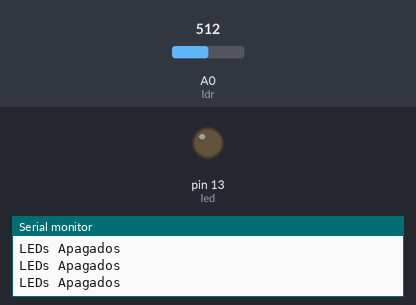
The sketch below on a simulated Arduino Uno, built with avr-gcc and run on an emulated ATmega328P. Parts: output pins drawn as LEDs (lit = HIGH), the last lines printed to the serial monitor. Inputs (shaded band) come from the test bench; at power-on: A0 (ldr) = 512.

Above: at 1.2 s.
1.3 s: A0 (ldr) set to 489
At 1.8 s:
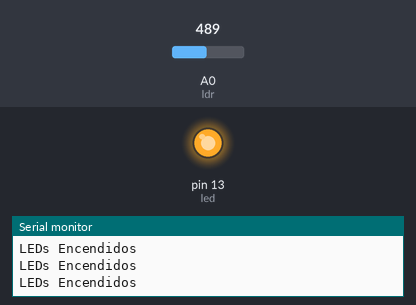
2.8 s: A0 (ldr) set to 510
At 3.1 s:
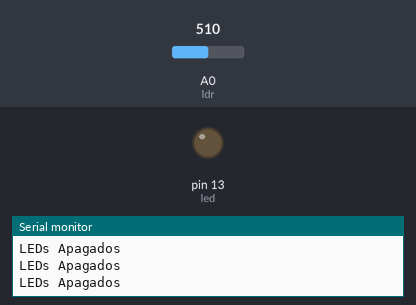
4.3 s: A0 (ldr) set to 490
At 5.6 s:
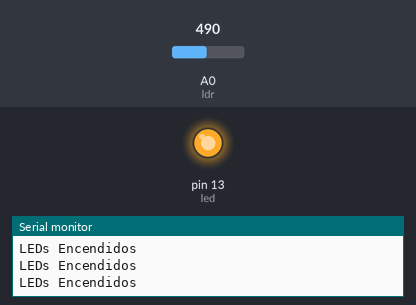
Timing chart, 0 to 7.3 s (numbered marks = the images above; inputs shaded):
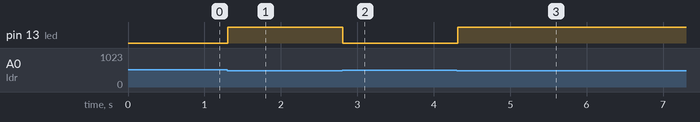

The sketch:

LEDSYFotorresistencias.ino
```cpp
int ldr = A0;
int led = 13;

void setup() {
  Serial.begin(9600);
  pinMode(led, OUTPUT);
}

void loop() {
  int valor = analogRead(ldr);
  if (valor > 500) {
    digitalWrite(led, LOW);
    Serial.println("LEDs Apagados");
  } else {
    digitalWrite(led, HIGH);
    Serial.println("LEDs Encendidos");
  }
  delay(100);
}
```

Measured:
- the behaviour switches between 501 and 500 on A0 (ldr) (found by bisection; images 0 and 1)
- after the input at 1.3 s, pin 13 (led): LOW → HIGH at once
- after the input at 2.8 s, pin 13 (led): HIGH → LOW at once
- after the input at 4.3 s, pin 13 (led): LOW → HIGH at once
